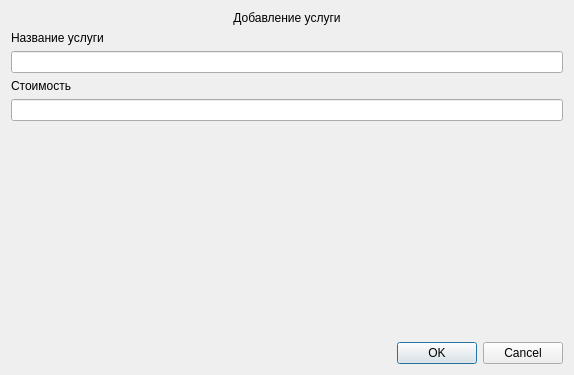
<?xml version="1.0" encoding="UTF-8"?>
<ui version="4.0">
 <class>AddExtraServiceDialog</class>
 <widget class="QDialog" name="AddExtraServiceDialog">
  <property name="geometry">
   <rect>
    <x>0</x>
    <y>0</y>
    <width>574</width>
    <height>375</height>
   </rect>
  </property>
  <property name="windowTitle">
   <string>Dialog</string>
  </property>
  <layout class="QVBoxLayout" name="verticalLayout">
   <item>
    <widget class="QLabel" name="label">
     <property name="text">
      <string>Добавление услуги</string>
     </property>
     <property name="alignment">
      <set>Qt::AlignCenter</set>
     </property>
    </widget>
   </item>
   <item>
    <widget class="QLabel" name="label_serviceName">
     <property name="text">
      <string>Название услуги</string>
     </property>
    </widget>
   </item>
   <item>
    <widget class="QLineEdit" name="lineEdit_serviceName"/>
   </item>
   <item>
    <widget class="QLabel" name="label_servicePrice">
     <property name="text">
      <string>Стоимость</string>
     </property>
    </widget>
   </item>
   <item>
    <widget class="QLineEdit" name="lineEdit_servicePrice"/>
   </item>
   <item>
    <spacer name="verticalSpacer">
     <property name="orientation">
      <enum>Qt::Vertical</enum>
     </property>
     <property name="sizeHint" stdset="0">
      <size>
       <width>20</width>
       <height>40</height>
      </size>
     </property>
    </spacer>
   </item>
   <item>
    <widget class="QDialogButtonBox" name="buttonBox">
     <property name="orientation">
      <enum>Qt::Horizontal</enum>
     </property>
     <property name="standardButtons">
      <set>QDialogButtonBox::Cancel|QDialogButtonBox::Ok</set>
     </property>
    </widget>
   </item>
  </layout>
 </widget>
 <resources/>
 <connections>
  <connection>
   <sender>buttonBox</sender>
   <signal>accepted()</signal>
   <receiver>AddExtraServiceDialog</receiver>
   <slot>accept()</slot>
   <hints>
    <hint type="sourcelabel">
     <x>248</x>
     <y>254</y>
    </hint>
    <hint type="destinationlabel">
     <x>157</x>
     <y>274</y>
    </hint>
   </hints>
  </connection>
  <connection>
   <sender>buttonBox</sender>
   <signal>rejected()</signal>
   <receiver>AddExtraServiceDialog</receiver>
   <slot>reject()</slot>
   <hints>
    <hint type="sourcelabel">
     <x>316</x>
     <y>260</y>
    </hint>
    <hint type="destinationlabel">
     <x>286</x>
     <y>274</y>
    </hint>
   </hints>
  </connection>
 </connections>
</ui>
